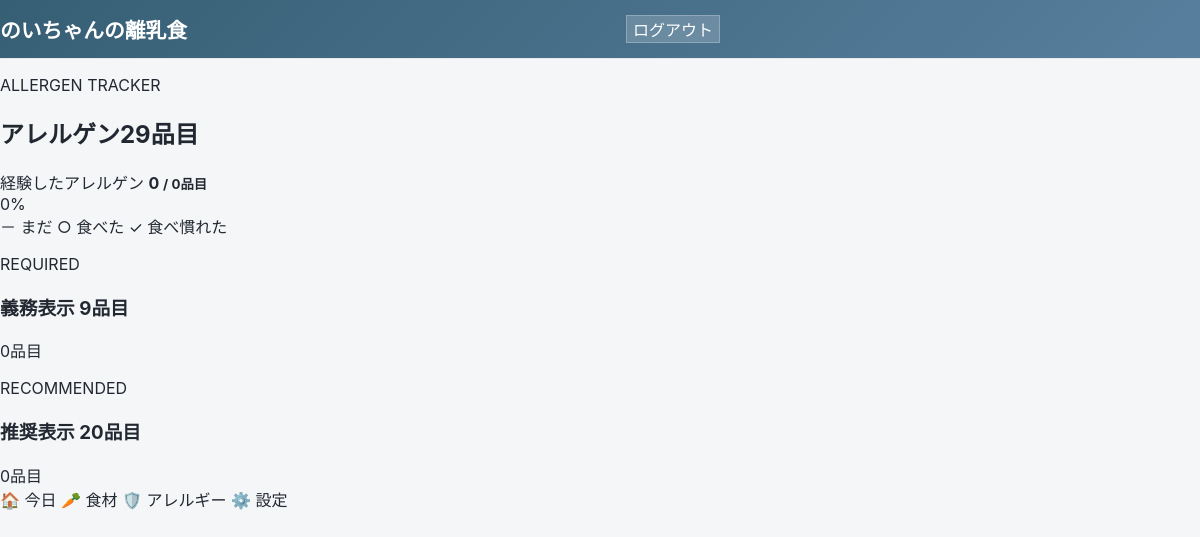
The page /feeding/allergens/ (signed in) on the database as committed earlier.
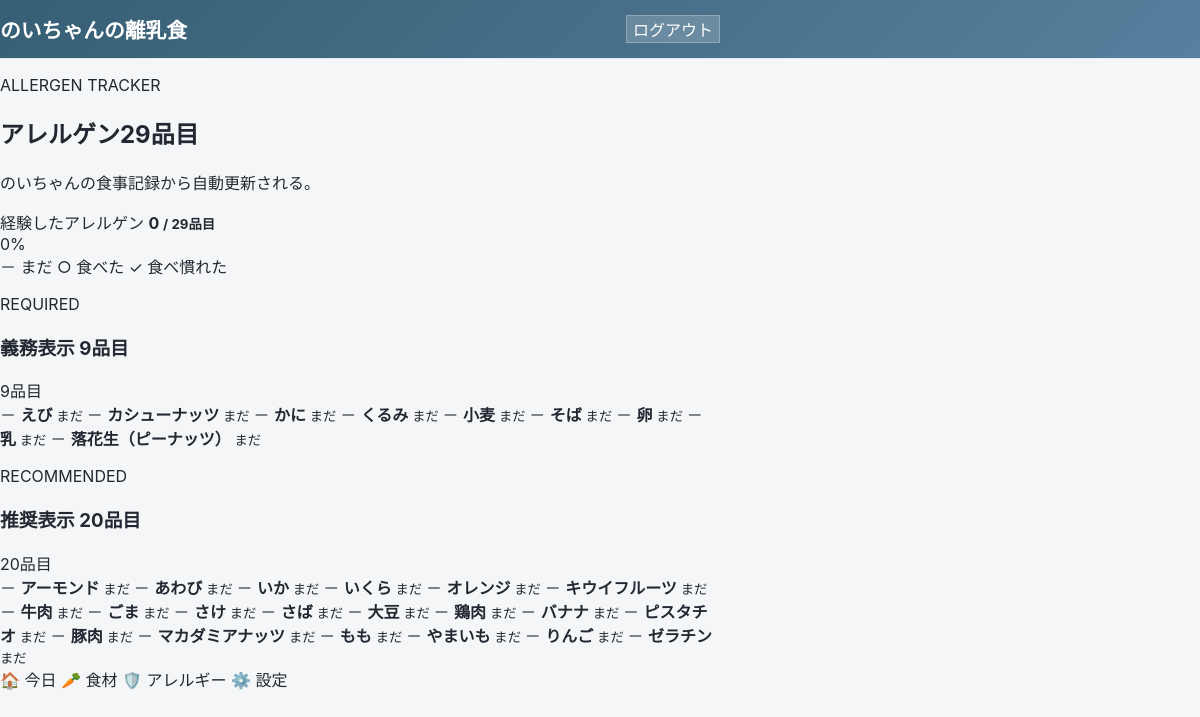
The same page on the database as committed later.
### feeding/models.py (models this page shows, shortened)
class Baby(models.Model):
    name = models.CharField(
        "名前",
        max_length=50,
    )
    birth_date = models.DateField(
        "生年月日",
    )
    created_at = models.DateTimeField(
        "作成日時",
        auto_now_add=True,
    )
    updated_at = models.DateTimeField(
        "更新日時",
        auto_now=True,
    )
    class Meta:
        verbose_name = "赤ちゃん"
        verbose_name_plural = "赤ちゃん"
        ordering = ["birth_date", "name"]

class Allergen(models.Model):
    class Classification(models.TextChoices):
        REQUIRED = "required", "義務表示"
        RECOMMENDED = "recommended", "推奨表示"
    name = models.CharField(
        "アレルゲン名",
        max_length=50,
        unique=True,
    )
    classification = models.CharField(
        "区分",
        max_length=20,
        choices=Classification.choices,
    )
    display_order = models.PositiveIntegerField(
        "表示順",
        default=0,
    )
    is_active = models.BooleanField(
        "表示する",
        default=True,
    )
    class Meta:
        verbose_name = "アレルゲン"
        verbose_name_plural = "アレルゲン"
        ordering = ["classification", "display_order", "name"]

### feeding/views.py (the view)
@login_required
def allergen_list(request):
    baby = get_current_baby()
    required_cards = []
    recommended_cards = []
    allergens = (
        Allergen.objects
        .filter(is_active=True)
        .order_by(
            "classification",
            "display_order",
            "name",
        )
    )
    eaten_allergen_count = 0
    total_allergen_count = allergens.count()
    for allergen in allergens:
        meal_ids = set()
        if baby:
            meal_ids = get_allergen_meal_ids(
                allergen,
                baby,
            )
        exposure_count = len(meal_ids)
        status_data = get_exposure_status(
            exposure_count
        )
        if exposure_count > 0:
            eaten_allergen_count += 1
        card = {
            "allergen": allergen,
            "count": exposure_count,
            **status_data,
        }
        if (
            allergen.classification
            == Allergen.Classification.REQUIRED
        ):
            required_cards.append(card)
        else:
            recommended_cards.append(card)
    progress_percent = 0
    if total_allergen_count:
        progress_percent = round(
            eaten_allergen_count
            / total_allergen_count
            * 100
        )
    context = {
        "baby": baby,
        "required_cards": required_cards,
        "recommended_cards": recommended_cards,
        "eaten_allergen_count": eaten_allergen_count,
        "total_allergen_count": total_allergen_count,
        "progress_percent": progress_percent,
    }
    return render(
        request,
        "feeding/allergen_list.html",
        context,
    )

### feeding/views.py (called while the page is built, shortened)
def get_current_baby():
    return Baby.objects.order_by("id").first()

def get_allergen_meal_ids(allergen, baby):
    direct_ids = set(
        MealItem.objects
        .filter(
            meal__baby=baby,
            food__allergens=allergen,
        )
        .values_list("meal_id", flat=True)
    )
    dish_ids = set(
        MealItem.objects
        .filter(
            meal__baby=baby,
            ingredient_snapshots__food__allergens=allergen,
        )
        .values_list("meal_id", flat=True)
    )
    return direct_ids | dish_ids

def get_exposure_status(exposure_count):
    if exposure_count == 0:
        return {
            "status": "not-yet",
            "label": "まだ",
            "icon": "－",
        }

### feeding/templates/feeding/allergen_list.html (shortened to what this page needs)
{% extends "feeding/base.html" %}
{% block content %}
<section class="page-header">
    <p class="eyebrow">ALLERGEN TRACKER</p>
    <h2>アレルゲン29品目</h2>
    {% if baby %}
        <p class="page-description">
            {{ baby.name }}の食事記録から自動更新される。
        </p>
    {% endif %}
</section>
<section class="allergen-overview-card">
    <div class="allergen-overview-top">
        <div>
            <span>経験したアレルゲン</span>
            <strong>
                {{ eaten_allergen_count }}
                <small>/ {{ total_allergen_count }}品目</small>
            </strong>
        </div>
        <span class="allergen-percent">
            {{ progress_percent }}%
        </span>
    </div>
</section>
<div class="status-legend">
    <span class="legend-item not-yet">
        － まだ
    </span>
    <span class="legend-item tried">
        ○ 食べた
    </span>
    <span class="legend-item familiar">
        ✓ 食べ慣れた
    </span>
</div>
<section class="allergen-section">
    <div class="allergen-section-heading">
        <div>
            <p class="eyebrow">REQUIRED</p>
            <h3>義務表示 9品目</h3>
        </div>
        <span>{{ required_cards|length }}品目</span>
    </div>
    <div class="allergen-grid">
        {% for card in required_cards %}
            <a
                href="{% url 'feeding:allergen_detail' card.allergen.id %}"
                class="allergen-card {{ card.status }}"
            >
                <span class="allergen-card-icon">
                    {{ card.icon }}
                </span>
                <strong>
                    {{ card.allergen.name }}
                </strong>
                <small>
                    {{ card.label }}
                </small>
            </a>
        {% endfor %}
    </div>
</section>
<section class="allergen-section">
    <div class="allergen-section-heading">
        <div>
            <p class="eyebrow">RECOMMENDED</p>
            <h3>推奨表示 20品目</h3>
        </div>
        <span>{{ recommended_cards|length }}品目</span>
    </div>
    <div class="allergen-grid">
        {% for card in recommended_cards %}
            <a
                href="{% url 'feeding:allergen_detail' card.allergen.id %}"
                class="allergen-card {{ card.status }}"
            >
                <span class="allergen-card-icon">
                    {{ card.icon }}
                </span>
                <strong>
                    {{ card.allergen.name }}
                </strong>
                <small>
                    {{ card.label }}
                </small>
            </a>
        {% endfor %}
    </div>
</section>
{% endblock %}

Rows that differ between the two databases and show on the page:
added Baby: name "のいちゃん"
added Allergen: icon "－", allergen.name "えび", label "まだ", shown under "義務表示 9品目"
added Allergen: icon "－", allergen.name "カシューナッツ", label "まだ", shown under "義務表示 9品目"
added Allergen: icon "－", allergen.name "かに", label "まだ", shown under "義務表示 9品目"
added Allergen: icon "－", allergen.name "くるみ", label "まだ", shown under "義務表示 9品目"
added Allergen: icon "－", allergen.name "小麦", label "まだ", shown under "義務表示 9品目"
added Allergen: icon "－", allergen.name "そば", label "まだ", shown under "義務表示 9品目"
added Allergen: icon "－", allergen.name "卵", label "まだ", shown under "義務表示 9品目"
added Allergen: icon "－", allergen.name "乳", label "まだ", shown under "義務表示 9品目"
added Allergen: icon "－", allergen.name "落花生（ピーナッツ）", label "まだ", shown under "義務表示 9品目"
added Allergen: icon "－", allergen.name "アーモンド", label "まだ", shown under "推奨表示 20品目"
added Allergen: icon "－", allergen.name "あわび", label "まだ", shown under "推奨表示 20品目"
added Allergen: icon "－", allergen.name "いか", label "まだ", shown under "推奨表示 20品目"
added Allergen: icon "－", allergen.name "いくら", label "まだ", shown under "推奨表示 20品目"
added Allergen: icon "－", allergen.name "オレンジ", label "まだ", shown under "推奨表示 20品目"
added Allergen: icon "－", allergen.name "キウイフルーツ", label "まだ", shown under "推奨表示 20品目"
added Allergen: icon "－", allergen.name "牛肉", label "まだ", shown under "推奨表示 20品目"
added Allergen: icon "－", allergen.name "ごま", label "まだ", shown under "推奨表示 20品目"
added Allergen: icon "－", allergen.name "さけ", label "まだ", shown under "推奨表示 20品目"
added Allergen: icon "－", allergen.name "さば", label "まだ", shown under "推奨表示 20品目"
added Allergen: icon "－", allergen.name "大豆", label "まだ", shown under "推奨表示 20品目"
added Allergen: icon "－", allergen.name "鶏肉", label "まだ", shown under "推奨表示 20品目"
added Allergen: icon "－", allergen.name "バナナ", label "まだ", shown under "推奨表示 20品目"
added Allergen: icon "－", allergen.name "ピスタチオ", label "まだ", shown under "推奨表示 20品目"
added Allergen: icon "－", allergen.name "豚肉", label "まだ", shown under "推奨表示 20品目"
added Allergen: icon "－", allergen.name "マカダミアナッツ", label "まだ", shown under "推奨表示 20品目"
added Allergen: icon "－", allergen.name "もも", label "まだ", shown under "推奨表示 20品目"
added Allergen: icon "－", allergen.name "やまいも", label "まだ", shown under "推奨表示 20品目"
added Allergen: icon "－", allergen.name "りんご", label "まだ", shown under "推奨表示 20品目"
added Allergen: icon "－", allergen.name "ゼラチン", label "まだ", shown under "推奨表示 20品目"
Other text that changed with them:
{{ total_allergen_count }}: "0" → "29"
{{ required_cards|length }}: "0" → "9"
{{ recommended_cards|length }}: "0" → "20"
text now shown: "の食事記録から自動更新される。"
